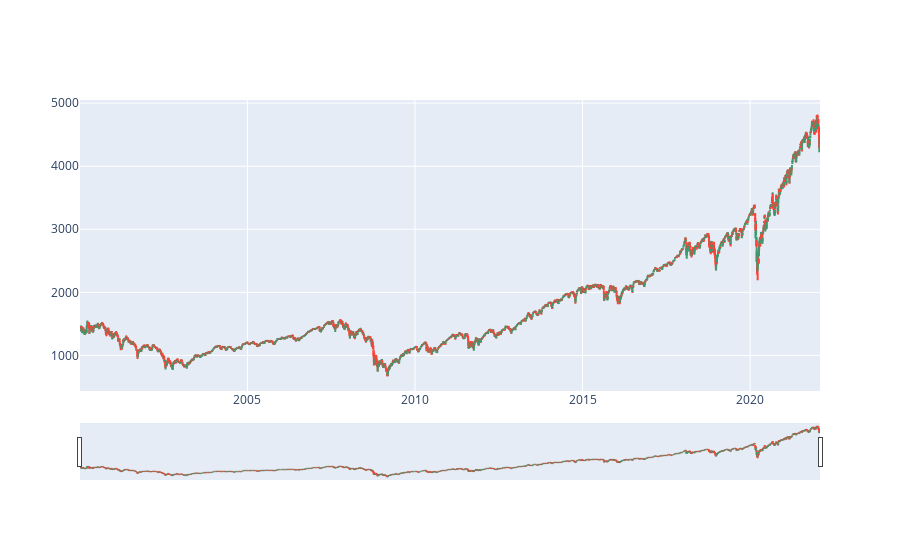

The notebook cell saved with this chart:
### Code cell
fig = go.Figure(data=go.Ohlc(x=df.index,
                    open=df['SPX500 Index']['PX_OPEN'],
                    high=df['SPX500 Index']['PX_HIGH'],
                    low=df['SPX500 Index']['PX_LOW'],
                    close=df['SPX500 Index']['PX_LAST']))
fig.show()

### Figure 1 — Plotly figure (JSON) as saved in the notebook; plotly's stock layout.template omitted (floating-point values rounded to 4 significant figures; data arrays with more than 128 entries replaced by an {"elided": "..."} marker saying what was removed)
{"data": [{"close": {"elided": "5555 str values"}, "high": {"elided": "5555 str values"}, "low": {"elided": "5555 str values"}, "open": {"elided": "5555 str values"}, "type": "ohlc", "x": {"elided": "5555 str values"}}], "layout": {}}
